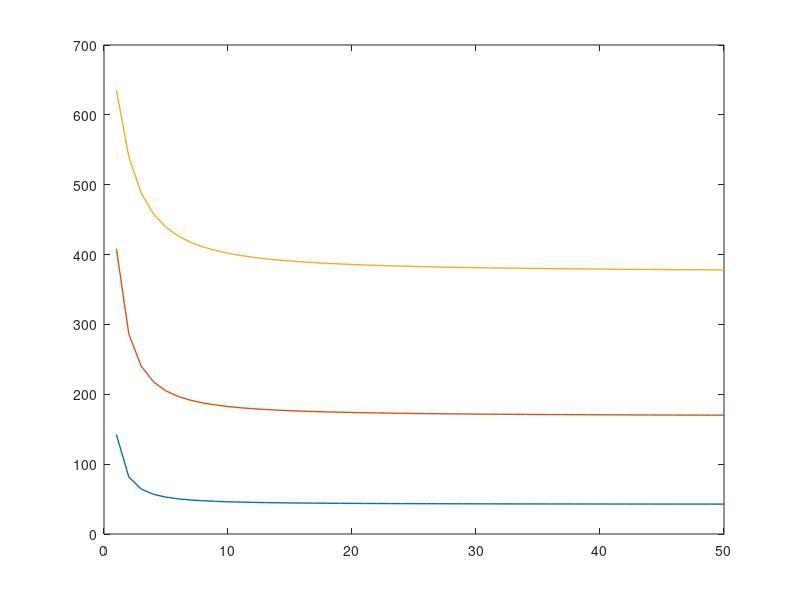

Recreate this plot in MATLAB.
%convergenc matrix et convergence en fonction du parametre de géometrie n de la MDF pour un PQ à profil lisse

clear

me= 9.1091e-31; %masse de l'electron
meff=0.067*me;
e= 1.602176565e-19; %charche de l'electron
hbar= 6.626e-34/2/pi;
a=10e-9; %largeur du puit quantique
E0=hbar^2*pi^2/(2*meff*a^2)/e*1e3; %mode fondamental du puit quantique

%vaut mieux faire un truc logarithmique
V0=1000;v0=V0/E0;

% Paramètres du potentiel
VA=v0; %haut
VB=0; %floor
w=1; %la taille

% Potentiel à profil lisse
f=@(x,n) VA+(VB-VA)*exp(-(2*x/w).^(2*n));

%pq rectangulaire pour comparer
pqrec = @(x) VA*(abs(x)>.5);

% Dimension de la matrice "psi" contenant les différentes fonctions d'onde pour chaque n
nmodes = 3;
options.disp =0 ;

% Nombre de points
N=3000
Lb=5;

% Le pas d'espace et le vecteur avec les N positions
delt=Lb/N;
xb=-Lb/2+Lb/N*(0:N);

nmax=50;

for n=1:nmax,

  %vn =pqrec(xb);
  vn= f(xb,n);
  ee=ones(N+1,1); Lap=spdiags([ee -2*ee ee],[-1 0 1],N+1,N+1);

  A=-1/pi^2/delt^2*Lap+spdiags(vn.',0,N+1,N+1);

  [psi,En]=eigs(A,nmodes, 'sm',options);
  EEn(:,n)=E0*sort(diag(En));
end
plot(1:nmax,EEn, 'Linewidth',1)




